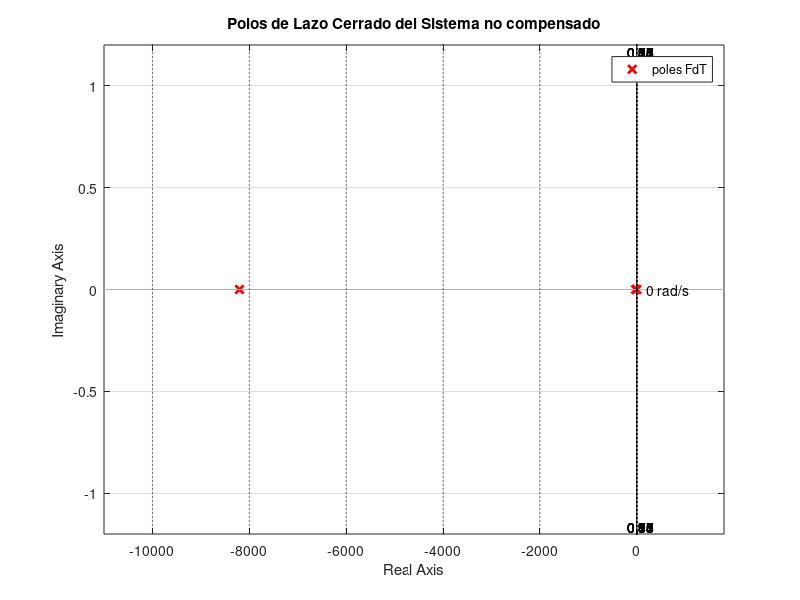
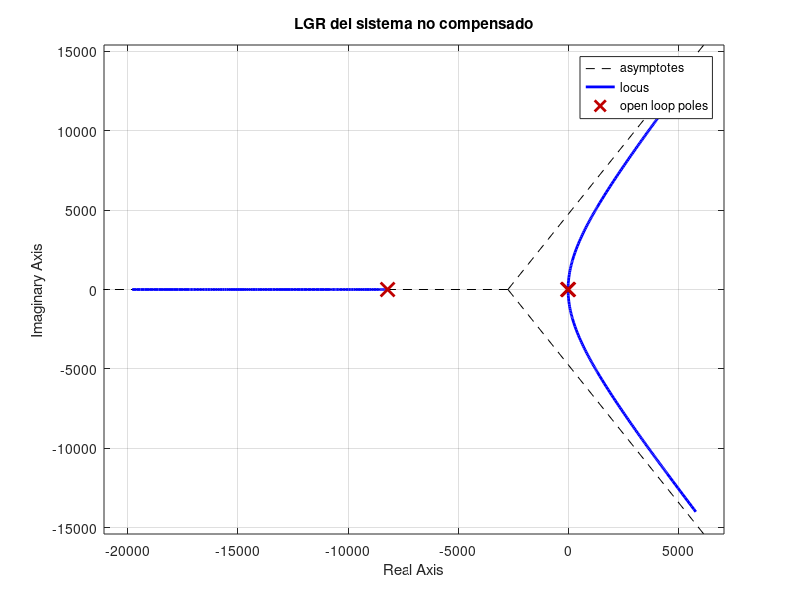
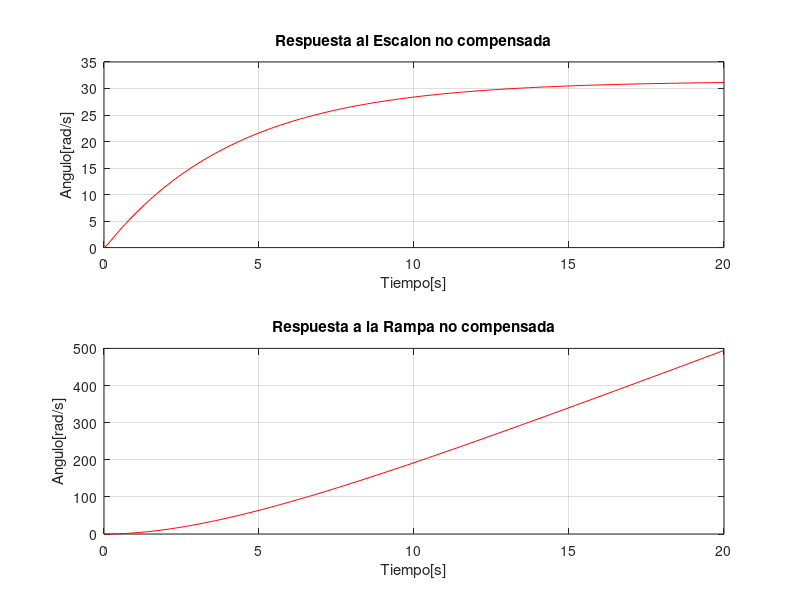

These charts were generated, in order, by the following MATLAB code: (Note: this script raises an error after producing the figures.)
   clear all;close all;clc

   pkg load control
   s = tf('s');

   % TREN DE ENGRANAJES REDCUTOR

   % Modelo: 406769
   % Relación de transformación; 100:1
   TLmax=4.5; %N*m
   J_t = 0.31 * 0.0001/1000; % Kg/m^2
   B_t = 0; %Según datasheet
   n = 1/71;


   %  MOTOR
   % Modelo:  339152

   Wnom=9690*2*pi/60 %velocidad Nominal en Rad/s
   R = 1.53;     % Ohm
   L = 0.186e-3; % H
   Ke = 1/(460 * 2*pi/60); % rad/(seg*V)
   Kt = 20.8e-3; % Nm/A
   J_m = 14.7 * 0.0001/1000; % Kg/m^2
   B_m = 0.7325e-6; %según datasheet


   %CARGA
   %Brazo Robotico

   TL=TLmax*0.5;      %Torque de Carga en N*m como el 50% de la carga maxima del tren reductor
   L_brazo = 0.35;    %Longitud del Brazo en metros
   g = 9.81;          % gravedad m/s^2

   mL=TL/(g*(L_brazo/2));     %Masa Equivalente del Brazo en Kg (con centro de graverdad en L_brazo/2)
   J_l =(1/3)*mL*(L_brazo)^2; %Inercia de la Carga en el eje secundario en Kg/m^2

   WL=Wnom*n;      %Velocidad Nominal en el Eje Secundaro en Rad/s
   B_l = TL/WL;    %Friccion de la carga en el eje secundario en N*m*s/rad



   Je = J_m + J_t + J_l*n^2;  %Inercia equivalente
   Be = B_m + B_t + B_l*n^2;  %Friccion equivalente


   %SENSOR DE POSICION
   %Potenciometro:
   Vref=24; %Tension de Referencia del Potenciometro
   Kpot = Vref/(20*pi); % V/rad realimentación(Ganancia del Potenciometro)


   %SETs POINTs
   V_step=12; %V
   V_ramp=12; %V

   %SISTEMA A LAZO CERRADO SIN COMPENSADOR
   %Algebra de Bloques:
   G1 = 1/(R + s*L);
   G2 = 1/(Be + s*Je);
   F1 = feedback(G1*Kt*G2,Ke);
   F2 = F1*n/s;
   L = minreal(F2 * Kpot); %FDT de Lazo Abierto

   disp('==========================================================================')
   disp('===============FUNCION DE TRANSFERNCIA DE LAZO CERRADO====================')
   disp('==========================================================================')
   FdT = minreal(feedback(F2,Kpot)) %FDT de Lazo Cerrado
   disp("Polos de Lazo Cerrado:");
   disp(pole(FdT));
   disp("Ceros de Lazo Cerrado:");
   disp(zero(FdT));
   if(isstable(FdT))
     disp("El sistema a lazo cerrado es estable.");
   else
     disp("El sistema a lazo cerrado es inestable.");

   endif

   %Mapa de Polos de Lazo cerrado
   figure(1)
   pzmap(FdT,'r');
   sgrid on;
   title("Polos de Lazo Cerrado del Sistema no compensado");

   %Lugar de Raices del Sistema
   figure(2)
   rlocus(L); grid on; title("LGR del sistema no compensado")



   %Simulaciones de Respuestas Temporales
   t = 0:0.1:20;
   u_step = V_step*ones(size(t));
   u_ramp = V_ramp*t;
   [y_step,t]=lsim(FdT,u_step,t);
   [y_ramp,t]=lsim(FdT,u_ramp,t);
   figure(3);
   subplot(2,1,1);plot(t,y_step,'r'); grid on; title("Respuesta al Escalon no compensada")
   xlabel('Tiempo[s]'); ylabel('Angulo[rad/s]');
   subplot(2,1,2);plot(t,y_ramp,'r'); grid on; title("Respuesta a la Rampa no compensada")
   xlabel('Tiempo[s]'); ylabel('Angulo[rad/s]');

   disp('==========================================================================')
   disp('===============ESPECIFICACIONES DEL SISTEMA NO COMPENSADO=================')
   disp('==========================================================================')


   disp('Errores en regimen permanente:')
   disp('------------------------------')
   disp('Para Entrada Escalon:')
   VF = dcgain(FdT*V_step);
   Kp = dcgain(L)
   ess_step = 1/(1+Kp)
   disp('Para Entrada de Rampa:')
   Kv = dcgain(minreal(s*L))
   ess_ramp = 1/Kv



   %stepinfo(FdT)

   % DISEÑO DEL COMPENSADOR

   Ki = -1/(p(3))

   1/Ki

   PI = (s + 1/Ki)/s

   p = pole(minreal(FdT*PI))
   z = zero(minreal(FdT*PI))

   %rlocusx(minreal(FdT*PI))

   %K = 22.62; % n = 1/100
   K = 9.38; % n = 1/71

   FdTC = minreal(feedback(minreal(F2*PI*K),Kpot))

   t = 0:0.1:20;


   figure;lsim(FdTC*Kpot,u_step,t)
   figure;lsim(FdTC*Kpot,u_ramp,t)

   L = minreal(PI * F2 * Kpot);

   Kp = dcgain(L);

   ess_step = 1/(1+Kp)

   Kv = dcgain(minreal(s*L));

   fprintf('Kv = %f\n',Kv);

   ess_ramp = 1/Kv;

   fprintf('Error estacionario ante rampa = %f\n',ess_ramp);
